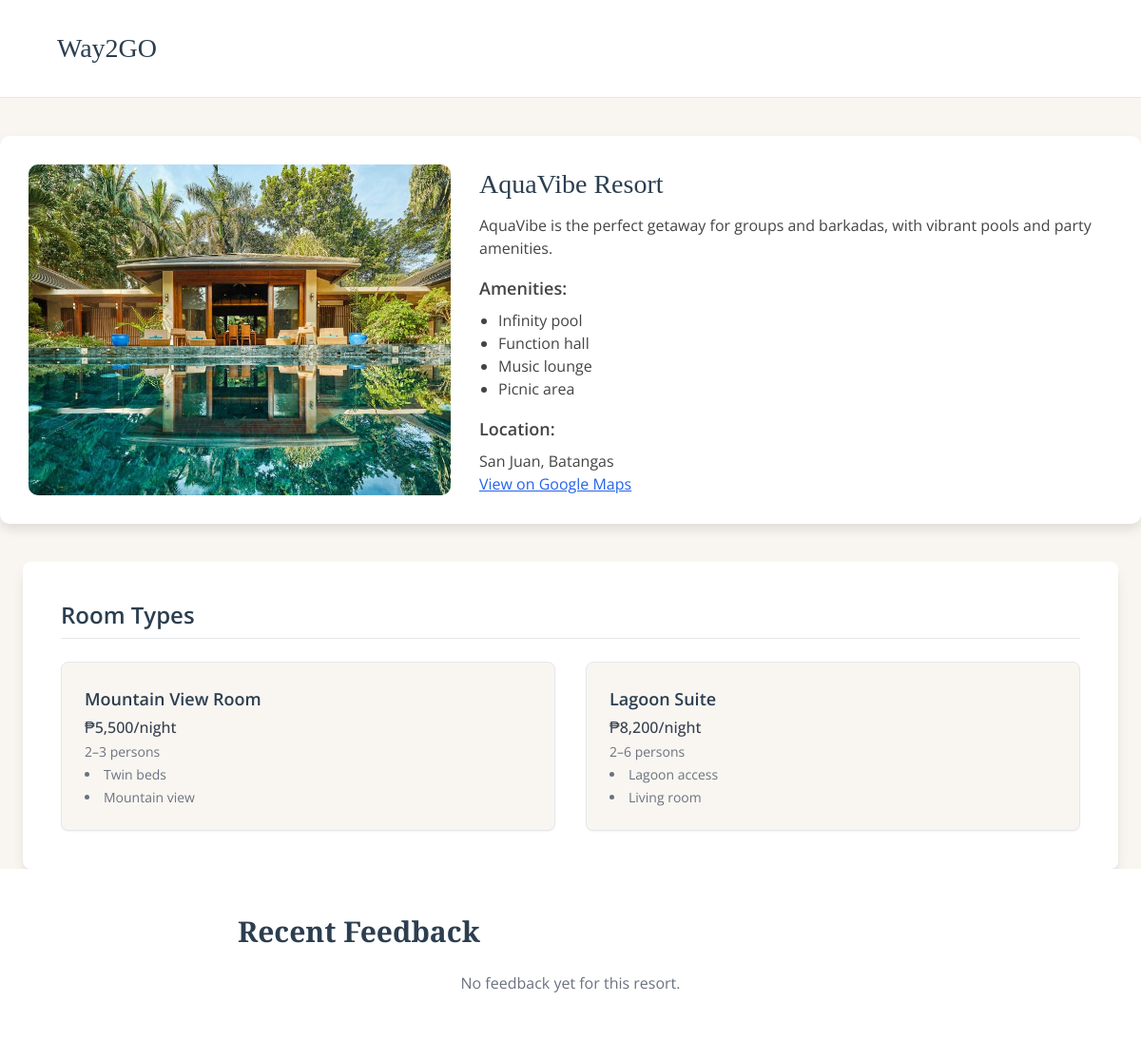
/resort-details?resort=aquavibe-resort, run on the app's committed database.
### models/models.py (models this page shows)
class Resort(db.Model):
    __tablename__ = 'resorts'
    id = db.Column(db.Integer, primary_key=True)
    slug = db.Column(db.String, unique=True, nullable=False)  # This is resort_id in our design
    name = db.Column(db.String, nullable=False)
    image_url = db.Column(db.String)
    is_pet_friendly = db.Column(db.Integer, default=0)
    description = db.Column(db.Text)
    location = db.Column(db.String)
    google_maps_link = db.Column(db.String)
    amenities = db.Column(db.JSON)
    rooms = db.relationship('Room', backref='resort', lazy=True, cascade='all, delete-orphan')

class Room(db.Model):
    __tablename__ = 'rooms'
    id = db.Column(db.Integer, primary_key=True)
    resort_slug = db.Column(db.String, db.ForeignKey('resorts.slug'), nullable=False)
    room_name = db.Column(db.String(100), nullable=False)
    price = db.Column(db.Float, nullable=False)
    capacity_min = db.Column(db.Integer, nullable=False)
    capacity_max = db.Column(db.Integer, nullable=False)
    description = db.Column(db.Text)
    image_url = db.Column(db.String(255))
    amenities = db.Column(db.JSON)
    total_slots = db.Column(db.Integer, default=5)
    created_at = db.Column(db.DateTime, default=datetime.utcnow)
    is_booking = db.Column(db.Integer, default=0)

### app.py (the view)
@app.route('/resort-details')
def resort_details():
    resort_slug = request.args.get('resort')
    resort = Resort.query.filter_by(slug=resort_slug).first()
    if not resort:
        return render_template('3rdpage.html', resort=None, resort_data=None, rooms=[], feedbacks=[])
    rooms = Room.query.filter_by(resort_slug=resort_slug).all()
    feedbacks = get_feedbacks_for_resort(resort.id)
    resort_data = {
        'slug': resort.slug,
        'name': resort.name,
        'description': resort.description,
        'location': resort.location,
        'google_maps_link': resort.google_maps_link,
        'amenities': resort.amenities or [],
        'image_url': resort.image_url,
        'id': resort.id,
    }
    rooms_data = []
    for room in rooms:
        rooms_data.append({
            'id': room.id,
            'room_name': room.room_name,
            'price': room.price,
            'capacity_min': room.capacity_min,
            'capacity_max': room.capacity_max,
            'description': room.description,
            'image_url': room.image_url,
            'amenities': room.amenities or [],
            'total_slots': room.total_slots
        })
    return render_template('3rdpage.html',
                         resort=resort_slug,
                         resort_data=resort_data,
                         rooms=rooms_data,
                         feedbacks=feedbacks)

### app.py (called while the page is built)
def get_feedbacks_for_resort(resort_id):
    feedbacks = db.session.query(
        Feedback.message,
        Resort.slug.label('resort_slug')
    ).join(Resort, Feedback.resort_id == Resort.id).filter(Feedback.resort_id == resort_id).all()
    return [{'message': fb.message, 'resort': fb.resort_slug} for fb in feedbacks]

### templates/3rdpage.html (shortened to what this page needs)
<!DOCTYPE html>
<html lang="en">
<head>
  <script src="https://cdn.tailwindcss.com"></script>
  <link rel="stylesheet" href="https://cdn.jsdelivr.net/npm/litepicker/dist/css/litepicker.css" />
</head>
<body>
  <header>
    <h1>Way2GO</h1>
  </header>
  <body>
  {% if resort_data %}
    <section class="resort-section">
      <div class="resort-image">
        <img src="{{ resort_data.image_url }}" alt="{{ resort_data.name }}">
      </div>
      <div class="resort-content">
        <h2>{{ resort_data.name }}</h2>
        <p>{{ resort_data.description }}</p>
        <h3 class="text-lg font-semibold mt-4 mb-2">Amenities:</h3>
        <ul>
          {% for amenity in resort_data.amenities %}
            <li>{{ amenity }}</li>
          {% endfor %}
        </ul>
        <h3 class="text-lg font-semibold mt-4 mb-2">Location:</h3>
        <p>{{ resort_data.location }}</p>
        <a href="{{ resort_data.google_maps_link }}" target="_blank" class="text-blue-600 underline">View on Google Maps</a>
      </div>
    </section>
    <section class="max-w-6xl mx-auto mt-8 bg-white p-10 rounded-lg shadow-lg">
      <h2 class="text-2xl font-semibold text-[#2c3e50] font-[Playfair Display] mb-6 border-b pb-2">Room Types</h2>
      <div class="grid grid-cols-1 md:grid-cols-2 gap-8">
       {% for room in rooms %}
        <div onclick="openRoomBookingModal('{{ room.id }}', '{{ resort_data.id }}')"
            class="cursor-pointer bg-[#f9f6f1] border border-gray-200 rounded-lg p-6 shadow-sm hover:shadow-lg transition">
          <h3 class="text-lg font-semibold text-[#2c3e50] mb-1">{{ room.room_name }}</h3>
          <p class="text-gray-700 font-medium mb-1">₱{{ '{:,.0f}'.format(room.price) }}/night</p>
          <p class="text-sm text-gray-500 mb-1">{{ room.capacity_min }}–{{ room.capacity_max }} persons</p>
          <ul class="text-sm text-gray-500 list-disc list-inside space-y-1">
            {% for amenity in room.amenities %}
              <li>{{ amenity }}</li>
            {% endfor %}
          </ul>
        </div>
      {% endfor %}
      </div>
    </section>
  {% else %}
    <div class="max-w-xl mx-auto mt-20 text-center text-2xl font-bold text-red-700">
      Resort not found.
    </div>
  {% endif %}
    <section class="bg-white py-12 px-4">
    <div class="mx-auto" style="max-width: 700px;">
      <h2 class="text-3xl font-bold text-[#2c3e50] mb-6" style="font-family:'Playfair Display',serif;">Recent Feedback</h2>
      {% if feedbacks and feedbacks|length > 0 %}
       {% for fb in feedbacks %}
        <div class="rounded-xl ...">
          <p class="italic text-base mb-4 text-[#444]">"{{ fb.message }}"</p>
          ...
          <div class="text-xs text-gray-500">{{ resort_data.get(fb.resort, fb.resort) }}</div>
        </div>
      {% endfor %}
      {% else %}
        <div class="text-center text-gray-500">No feedback yet for this resort.</div>
      {% endif %}
    </div>
  </section>
</body>
</html>

### templates/3rdpage.html (style rules this page uses)
:root { --main-color: #2c3e50; --accent-color: #bfa980; --bg-color: #f9f6f1; --text-color: #444; --font-header: 'Playfair Display', serif; --font-body: 'Open Sans', sans-serif; }
body { font-family: var(--font-body); background-color: var(--bg-color); color: var(--text-color); line-height: 1.8; }
header { background-color: white; padding: 30px 60px; display: flex; justify-content: space-between; align-items: center; border-bottom: 1px solid #e6e6e6; }
header h1 { font-family: var(--font-header); font-size: 28px; color: var(--main-color); }
.resort-section { max-width: 1200px; margin: 40px auto; background-color: white; border-radius: 10px; box-shadow: 0 6px 12px rgba(0, 0, 0, 0.1); padding: 30px; display: flex; gap: 30px; }
.resort-image { flex: 1; }
.resort-content { flex: 1.5; }
.resort-section img { width: 100%; height: 100%; max-height: 400px; object-fit: cover; border-radius: 10px; }
.resort-section h2 { font-family: var(--font-header); color: var(--main-color); font-size: 28px; margin-bottom: 10px; }
.resort-section ul { padding-left: 20px; list-style: disc; }

### data on the page
Resort: image_url (picture), name "AquaVibe Resort", description "AquaVibe is the perfect getaway for groups and barkadas, with vibrant pools and party amenities.", location "San Juan, Batangas"
Room: room_name "Mountain View Room", price "5,500", capacity_min "2", capacity_max "3", amenities "Twin beds" "Mountain view"
Room: room_name "Lagoon Suite", price "8,200", capacity_min "2", capacity_max "6", amenities "Lagoon access" "Living room"

### other printed values
{{ amenity }} "Infinity pool" "Function hall" "Music lounge" "Picnic area"
